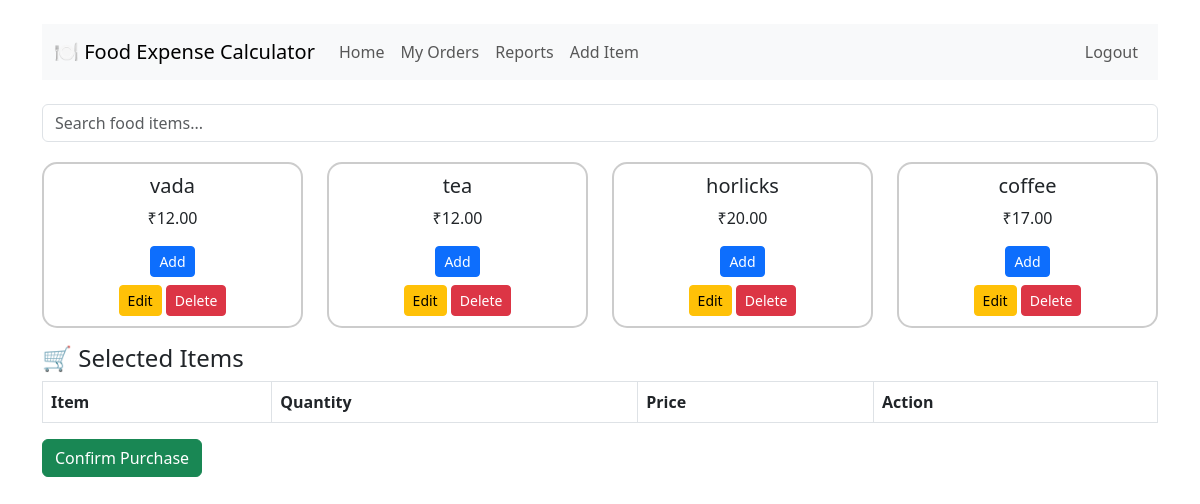
The page / (signed in) on the database as committed earlier.
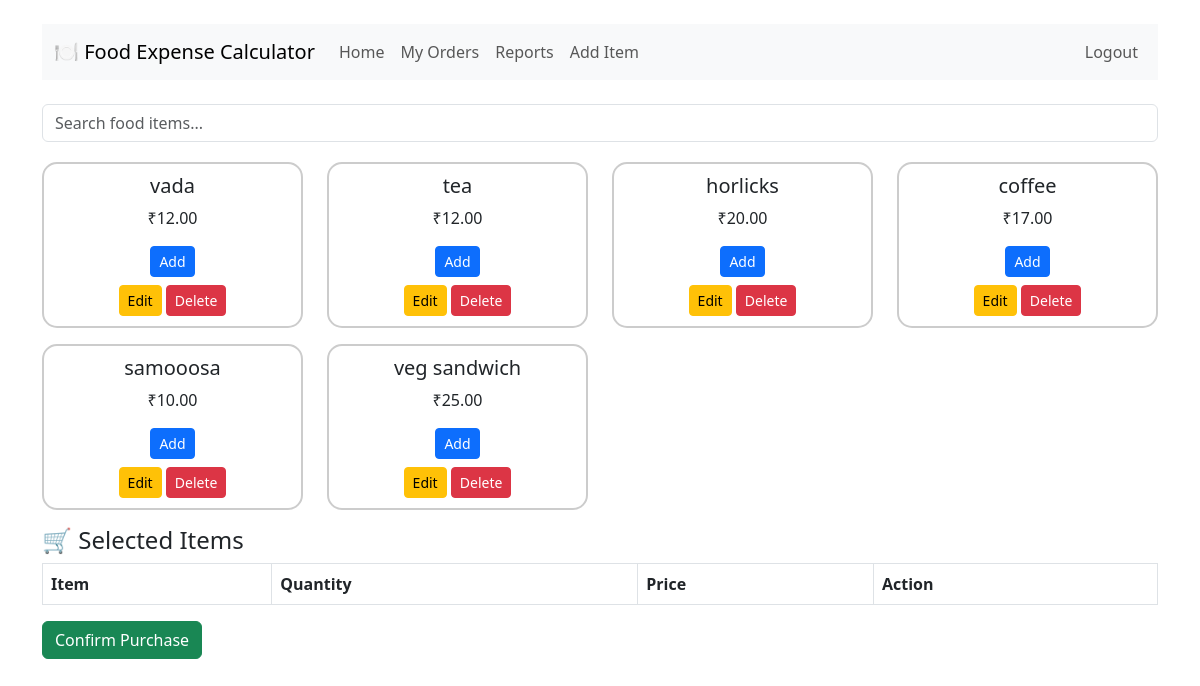
The same page on the database as committed later.
### food/models.py (models this page shows, shortened)
class Item(models.Model):
    sr_no = models.PositiveIntegerField(unique=True, blank=True, null=True)
    name = models.CharField(max_length=100)
    price = models.DecimalField(max_digits=6, decimal_places=2)

### food/views.py (the view)
# urls.py: path('', views.home, name='home'),
@login_required(login_url='login')
def home(request):
    items = Item.objects.all()
    is_admin = request.user.is_authenticated and request.user.is_staff
    context = {
        'items':items,
        'is_admin':is_admin,
        'request':request.user
    }
    return render(request, 'home.html', context)

### food/templates/home.html (shortened to what this page needs)
<!DOCTYPE html>
<html>
<head>
  <link href="https://cdn.jsdelivr.net/npm/bootstrap@5.3.0/dist/css/bootstrap.min.css" rel="stylesheet">
</head>
<body class="container mt-4">
  <nav class="navbar navbar-expand-lg navbar-light bg-light mb-4">
    <div class="container-fluid">
      <a class="navbar-brand" href="/">🍽️ Food Expense Calculator</a>
      <div class="collapse navbar-collapse" id="navbarNav">
        <ul class="navbar-nav me-auto mb-2 mb-lg-0">
          <li class="nav-item"><a class="nav-link" href="/">Home</a></li>
          <li class="nav-item"><a class="nav-link" href="/orders">My Orders</a></li>
          {% if is_admin %}
          <li class="nav-item"><a class="nav-link" href="/reports">Reports</a></li>
          <li class="nav-item"><a class="nav-link" href="/add-item">Add Item</a></li>
          {% endif %}
        </ul>
        <ul class="navbar-nav">
          <li class="nav-item"><a class="nav-link" href="/logout">Logout</a></li>
        </ul>
      </div>
    </div>
  </nav>
  <input type="text" class="form-control search-box" id="searchInput" onkeyup="filterItems()" placeholder="Search food items...">
  <div class="row" id="item-list">
    {% for item in items %}
    <div class="col-6 col-md-4 col-lg-3 mb-3 item-box">
      <div class="item-card">
        <h5 class="item-name">{{ item.name }}</h5>
        <p>₹{{ item.price }}</p>
        <button class="btn btn-sm btn-primary" onclick="addToCart('{{ item.id }}', '{{ item.name }}', '{{ item.price }}')">Add</button>
        {% if is_admin %}
        <div class="mt-2">
          <button class="btn btn-sm btn-warning" data-bs-toggle="modal" data-bs-target="#editModal{{ item.id }}">Edit</button>
          <a href="/delete-item/{{ item.id }}" class="btn btn-sm btn-danger">Delete</a>
        </div>
        {% endif %}
      </div>
    </div>
    {% endfor %}
  </div>
  <h4>🛒 Selected Items</h4>
  <form method="POST" action="/confirm-order/">
    <div class="table-responsive">
      <table class="table table-bordered" id="cart-table">
        <thead><tr><th>Item</th><th>Quantity</th><th>Price</th><th>Action</th></tr></thead>
      </table>
    </div>
    <button type="submit" class="btn btn-success">Confirm Purchase</button>
  </form>
</body>
</html>

Rows that differ between the two databases and show on the page:
added Item: name "samooosa", price "10.00"
added Item: name "veg sandwich", price "25.00"
